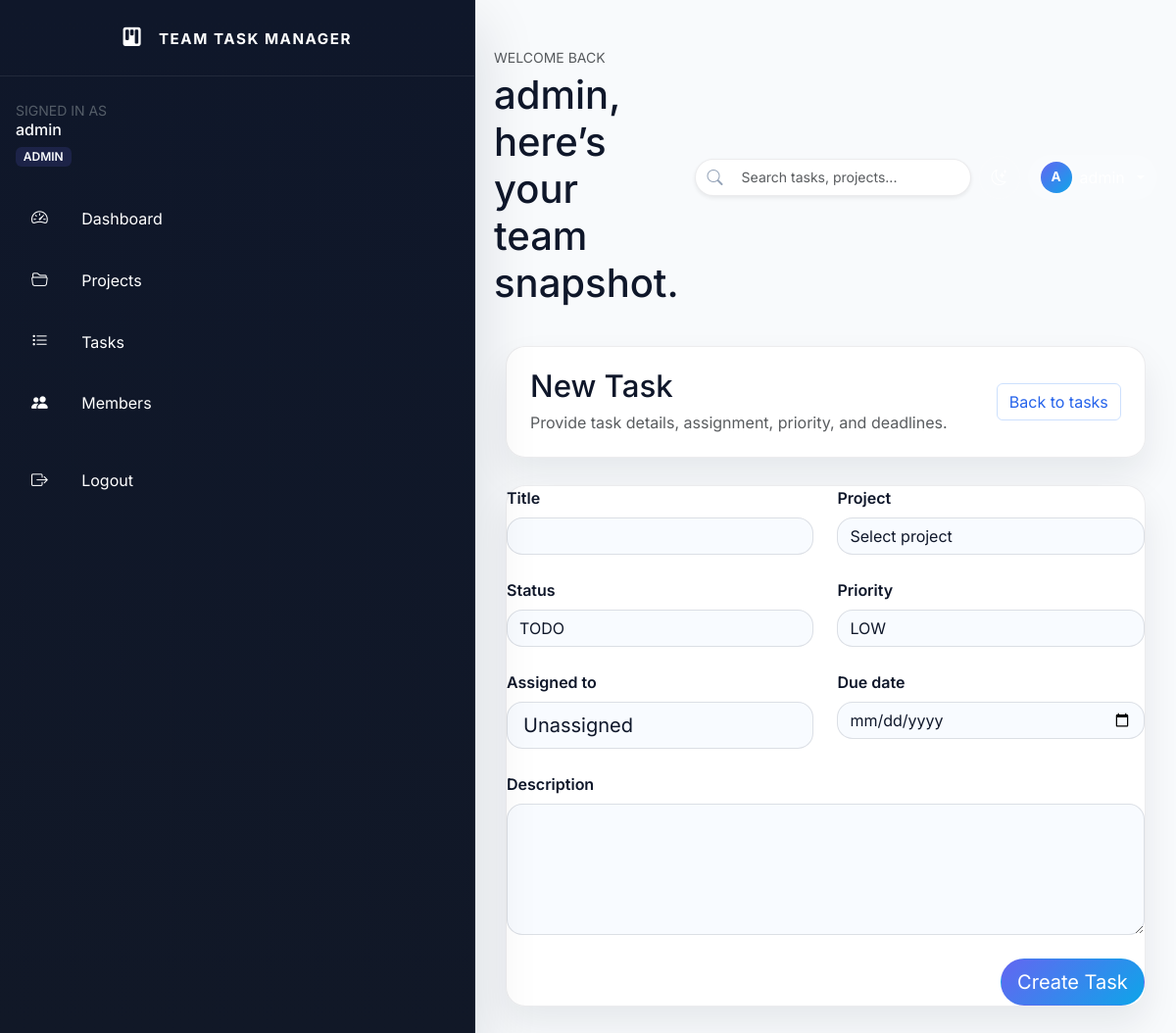
/tasks/new (signed in), run on the app's committed database.
### models.py (models this page shows, shortened)
class User(db.Model):
    __tablename__ = 'users'
    id = db.Column(db.Integer, primary_key=True)
    username = db.Column(db.String(80), nullable=False, unique=True)
    email = db.Column(db.String(120), nullable=False, unique=True)
    password = db.Column(db.String(255), nullable=False)
    role = db.Column(db.String(20), nullable=False, default=ROLE_MEMBER)
    created_at = db.Column(db.DateTime, default=datetime.utcnow)
    projects = db.relationship('Project', backref='creator', lazy=True)
    assigned_tasks = db.relationship(
        'Task',
        backref='assignee',
        lazy=True,
        foreign_keys='Task.assigned_to'
    )

### routes/dashboard.py (the view, shortened to what this page needs)
@main_bp.route('/tasks/new', methods=['GET', 'POST'])
@login_required
def create_task():
    projects = Project.query.order_by(Project.title).all()
    members = User.query.filter(User.role == ROLE_MEMBER).order_by(User.username).all()
    return render_template('task_form.html', projects=projects, members=members)

### app.py (called while the page is built)
def create_app():
    app = Flask(__name__, static_folder='static', template_folder='templates')
    app.config['SECRET_KEY'] = os.environ.get('SECRET_KEY', 'dev-secret-key')
    database_url = os.environ.get('DATABASE_URL')
    if database_url:
        app.config['SQLALCHEMY_DATABASE_URI'] = database_url
    else:
        sqlite_path = Path(app.root_path) / 'team_task_manager.db'
        app.config['SQLALCHEMY_DATABASE_URI'] = f'sqlite:///{sqlite_path}'
    app.config['SQLALCHEMY_TRACK_MODIFICATIONS'] = False
    db.init_app(app)
    app.register_blueprint(auth_bp)
    app.register_blueprint(main_bp)
    @app.context_processor
    def inject_user():
        return {'current_user': auth_current_user()}
    with app.app_context():
        init_db()
        seed_data()
    @app.route('/')
    def home():
        return redirect(url_for('main.dashboard'))
    return app

### routes/auth.py (called while the page is built)
def current_user():
    user_id = session.get('user_id')
    if not user_id:
        return None
    return User.query.get(user_id)

### routes/dashboard.py (called while the page is built)
def current_user():
    user_id = session.get('user_id')
    if user_id:
        return User.query.get(user_id)
    return None

def login_required(view):
    @wraps(view)
    def wrapped(*args, **kwargs):
        if not session.get('user_id'):
            flash('Please log in to continue.', 'warning')
            return redirect(url_for('auth.login'))
        return view(*args, **kwargs)
    return wrapped

@main_bp.app_context_processor
def inject_user():
    return {'current_user': current_user()}

### templates/task_form.html (shortened to what this page needs)
{% extends 'base.html' %}
{% block content %}
<div class="page-title-bar">
  <div>
    <h2>{{ task and 'Edit Task' or 'New Task' }}</h2>
    <p class="text-muted">Provide task details, assignment, priority, and deadlines.</p>
  </div>
  <a href="{{ url_for('main.tasks') }}" class="btn btn-outline-primary">Back to tasks</a>
</div>
<div class="glass-panel">
  <form method="post">
    <div class="row g-4">
      <div class="col-md-6">
        <label class="form-label">Title</label>
        <input type="text" class="form-control" name="title" value="{{ task.title if task else '' }}" required>
      </div>
      <div class="col-md-6">
        <label class="form-label">Project</label>
        <select class="form-select" name="project_id" required>
          <option value="">Select project</option>
        </select>
      </div>
      <div class="col-md-6">
        <label class="form-label">Status</label>
        <select class="form-select" name="status">
          {% for status in ['TODO', 'IN_PROGRESS', 'DONE'] %}
          <option value="{{ status }}" {% if task and task.status == status %}selected{% endif %}>{{ status.replace('_',' ') }}</option>
          {% endfor %}
        </select>
      </div>
      <div class="col-md-6">
        <label class="form-label">Priority</label>
        <select class="form-select" name="priority">
          {% for priority in ['LOW', 'MEDIUM', 'HIGH'] %}
          <option value="{{ priority }}" {% if task and task.priority == priority %}selected{% endif %}>{{ priority }}</option>
          {% endfor %}
        </select>
      </div>
      <div class="col-md-6">
        <label class="form-label">Assigned to</label>
        <select class="form-select form-select-lg" name="assigned_to">
          <option value="">Unassigned</option>
        </select>
      </div>
      <div class="col-md-6">
        <label class="form-label">Due date</label>
        <input type="date" class="form-control" name="due_date" value="{{ task.due_date if task and task.due_date }}">
      </div>
      <div class="col-12">
        <label class="form-label">Description</label>
        <textarea class="form-control" name="description" rows="5">{{ task.description if task else '' }}</textarea>
      </div>
      <div class="col-12 d-flex justify-content-end">
        <button type="submit" class="btn btn-soft-primary btn-lg">{{ task and 'Save Changes' or 'Create Task' }}</button>
      </div>
    </div>
  </form>
</div>
{% endblock %}

### templates/base.html (shortened to what this page needs)
<!doctype html>
<html lang="en">
  <head>
    <link href="https://cdn.jsdelivr.net/npm/bootstrap@5.3.2/dist/css/bootstrap.min.css" rel="stylesheet">
    <link rel="stylesheet" href="https://cdn.jsdelivr.net/npm/bootstrap-icons@1.11.3/font/bootstrap-icons.css">
    <link rel="stylesheet" href="{{ url_for('static', filename='css/style.css') }}" />
  </head>
  <body class="{{ 'auth-body' if not current_user else '' }}">
    {% if current_user %}
    <div class="app-shell">
      <nav class="sidebar bg-dark text-white">
        <div class="sidebar-header text-center py-4">
          <a class="navbar-brand text-white" href="{{ url_for('main.dashboard') }}">
            <i class="bi bi-kanban-fill"></i>
            Team Task Manager
          </a>
        </div>
        <div class="sidebar-content px-3">
          <div class="mb-4">
            <p class="mb-0 text-uppercase small text-secondary opacity-75">Signed in as</p>
            <h6 class="mb-1">{{ current_user.username }}</h6>
            <span class="badge bg-gradient-primary mt-1">{{ current_user.role }}</span>
          </div>
          <ul class="nav flex-column">
            <li class="nav-item"><a class="nav-link text-white" href="{{ url_for('main.dashboard') }}"><i class="bi bi-speedometer2 me-3"></i><span>Dashboard</span></a></li>
            {% if current_user.role == 'ADMIN' %}
            <li class="nav-item"><a class="nav-link text-white" href="{{ url_for('main.projects') }}"><i class="bi bi-folder2-open me-3"></i><span>Projects</span></a></li>
            <li class="nav-item"><a class="nav-link text-white" href="{{ url_for('main.tasks') }}"><i class="bi bi-list-task me-3"></i><span>Tasks</span></a></li>
            <li class="nav-item"><a class="nav-link text-white" href="{{ url_for('main.members') }}"><i class="bi bi-people-fill me-3"></i><span>Members</span></a></li>
            {% else %}
            <li class="nav-item"><a class="nav-link text-white" href="{{ url_for('main.tasks') }}"><i class="bi bi-list-task me-3"></i><span>My Tasks</span></a></li>
            {% endif %}
            <li class="nav-item mt-3"><a class="nav-link text-white" href="{{ url_for('auth.logout') }}"><i class="bi bi-box-arrow-right me-3"></i><span>Logout</span></a></li>
          </ul>
        </div>
      </nav>
      <main class="content bg-surface">
        <div class="top-navbar d-flex flex-column flex-md-row align-items-start align-items-md-center justify-content-between gap-3 mb-4">
          <div class="d-flex align-items-center gap-3">
            <div>
              <p class="mb-1 text-uppercase small text-muted">Welcome back</p>
              <h1 class="mb-0">{{ current_user.username }}, here’s your team snapshot.</h1>
            </div>
          </div>
          <div class="d-flex align-items-center gap-2">
            <div class="search-bar input-group shadow-sm">
              <span class="input-group-text bg-transparent border-0"><i class="bi bi-search"></i></span>
              <input id="global-search" type="search" class="form-control form-control-sm border-0 bg-white bg-opacity-10 text-dark" placeholder="Search tasks, projects...">
            </div>
            <button id="darkModeToggle" class="btn btn-icon btn-soft-white"><i class="bi bi-moon-stars"></i></button>
            <div class="dropdown">
              <button class="btn btn-soft-white dropdown-toggle d-flex align-items-center gap-2" type="button" data-bs-toggle="dropdown" aria-expanded="false">
                <span class="avatar avatar-sm">{{ current_user.username[0]|upper }}</span>
                <span class="d-none d-sm-inline">{{ current_user.username }}</span>
              </button>
            </div>
          </div>
        </div>
        <div class="container-fluid py-0">
          {% block content %}{% endblock %}
        </div>
      </main>
    </div>
    {% endif %}
  </body>
</html>

### data on the page
User: username "admin", role "ADMIN", username "A"

### other printed values
{{ task and 'Edit Task' or 'New Task' }} "New Task"
{{ task and 'Save Changes' or 'Create Task' }} "Create Task"
form field status "TODO"
form field priority "LOW"
